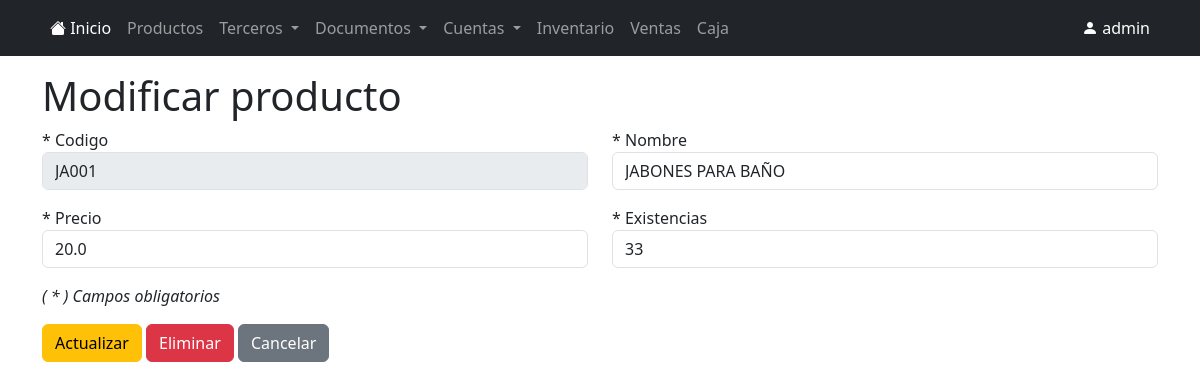
Screenshot of /productos/update/JA001 (signed in) with the database file from the repository.
### app/models.py (models this page shows, shortened)
class Usuario(db.Model):
	id = db.Column(db.Integer, primary_key = True)
	username = db.Column(db.String(20), unique = True, nullable = False)
	password = db.Column(db.Text, nullable = False)

class Producto(db.Model):
	cod_producto = db.Column(db.String(20), primary_key = True)
	nombre = db.Column(db.String(50), unique = True, nullable = False)
	precio = db.Column(db.Float, nullable = False)
	existencias = db.Column(db.Integer, nullable = False)

### app/productos.py (the view, shortened to what this page needs)
@bp.route('/update/<cod_producto>', methods = ('GET', 'POST'))
@login_required
def update(cod_producto):
	producto = Producto.query.get_or_404(cod_producto)
	return render_template('productos/update.html', producto = producto)

### app/auth.py (called while the page is built)
@bp.before_app_request
def load_logged_in_user():
	user_id = session.get('user_id')
	if user_id:
		g.usuario = Usuario.query.get_or_404(user_id)
	else:
		g.usuario = None

def login_required(view):
	@functools.wraps(view)
	def wrapped_view(**kwargs):
		if g.usuario is None:
			return redirect(url_for('auth.login'))
		return view(**kwargs)
	return wrapped_view

### app/templates/productos/update.html (shortened to what this page needs)
{% extends 'base.html' %}
{% block contenido %}
<div class="container-sm">
	<h2 class="display-6">Modificar producto</h2>
	<form action="" method="POST">
		<div class="row mb-3">
			<div class="col-md-6">
				<label for="cod_producto">* Codigo</label>
				<input class="form-control" type="text" name="cod_producto" id="cod_producto" value="{{producto.cod_producto}}" required disabled>
			</div>
			<div class="col-md-6">
				<label for="nombre">* Nombre</label>
				<input class="form-control" type="text" name="nombre" id="nombre" value="{{producto.nombre}}" required>
			</div>
		</div>
		<div class="row mb-3">
			<div class="col-md-6">
				<label for="precio">* Precio</label>
				<input class="form-control" type="number" step="0.01" min="0" name="precio" id="precio" value="{{producto.precio}}" required>
			</div>
			<div class="col-md-6">
				<label for="existencias">* Existencias</label>
				<input class="form-control" type="number" name="existencias" id="existencias" value="{{producto.existencias}}" required>
			</div>
		</div>
		<div>
			<p><i>( * ) Campos obligatorios</i></p>
		</div>
		<div>
			<button class="btn btn-warning" type="submit">Actualizar</button>
			<button type="button" class="btn btn-danger" data-bs-toggle="modal" data-bs-target="#confirmar">Eliminar</button>
			<a class="btn btn btn-secondary" href="{{url_for('productos.index')}}">Cancelar</a>
		</div>
	</form>
</div>
{% endblock %}

### app/templates/base.html (shortened to what this page needs)
<!doctype html>
<html lang="es">
<head>
    <link href="https://cdn.jsdelivr.net/npm/bootstrap@5.3.2/dist/css/bootstrap.min.css" rel="stylesheet">
    <link rel="stylesheet" href="https://cdn.jsdelivr.net/npm/bootstrap-icons@1.11.1/font/bootstrap-icons.css">
</head>
<body>
    {% if g.usuario %}
    <nav class="navbar navbar-expand-sm navbar-dark bg-dark mb-3" data-bs-theme="dark">
        <div class="container-sm">
            <div class="collapse navbar-collapse" id="navbarSupportedContent">
                <ul class="navbar-nav">
                    <li class="nav-item">
                        <a class="nav-link active" aria-current="page" href="/">
                            <i class="bi bi-house-fill"></i>
                            Inicio
                        </a>
                    </li>
                    <li class="nav-item">
                        <a class="nav-link" href="{{url_for('productos.index')}}">Productos</a>
                    </li>
                    <li class="nav-item dropdown">
                        <a class="nav-link dropdown-toggle" href="#" role="button" data-bs-toggle="dropdown" aria-expanded="false">
                            Terceros
                        </a>
                    </li>
                    <li class="nav-item dropdown">
                        <a class="nav-link dropdown-toggle" href="#" role="button" data-bs-toggle="dropdown" aria-expanded="false">
                            Documentos
                        </a>
                    </li>
                    <li class="nav-item dropdown">
                        <a class="nav-link dropdown-toggle" href="#" role="button" data-bs-toggle="dropdown" aria-expanded="false">
                            Cuentas
                        </a>
                    </li>
                    <li class="nav-item">
                        <a class="nav-link" href="{{url_for('inventario.index')}}">Inventario</a>
                    </li>
                    <li class="nav-item">
                        <a class="nav-link" href="{{url_for('caja.venta')}}">Ventas</a>
                    </li>
                    <li class="nav-item">
                        <a class="nav-link" href="{{url_for('caja.index')}}">Caja</a>
                    </li>
                </ul>
            </div>
            <div class="collapse navbar-collapse justify-content-end" id="navbarSupportedContent">
                <div class="navbar-nav">
                    <li class="nav-item dropdown">
                        <span class="nav-link active" href="#" role="button" data-bs-toggle="dropdown" aria-expanded="false">
                            <i class="bi bi-person-fill"></i>
                            {{g.usuario.username}}
                        </span>
                    </li>
                </div>
            </div>
        </div>
    </nav>
    {% endif %}
    {% block contenido %}
    {% endblock %}
</body>
</html>

### rows the page displays
Usuario: usuario.username "admin"
Producto: cod_producto "JA001", nombre "JABONES PARA BAÑO", precio "20.0", existencias "33"
